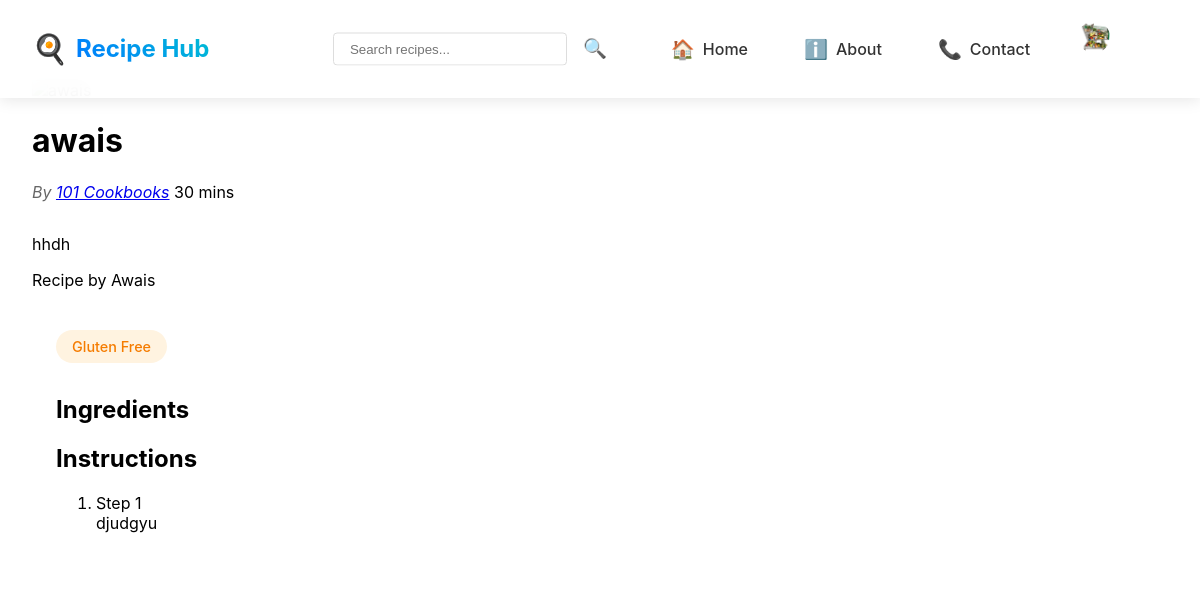
Screenshot of /recipe/10/ (signed in) with the database file from the repository.
### app/models.py (models this page shows, shortened)
class User(AbstractUser):
    profile_picture = models.ImageField(upload_to='profile_pics/', null=True, blank=True)
    role = models.ForeignKey(Role, on_delete=models.CASCADE)
    objects = CustomUserManager()
    @property
    def profile_picture_url(self):
        if self.profile_picture and hasattr(self.profile_picture, 'url'):
            return self.profile_picture.url
        return '/static/assets/image.jpg'

class Recipe(models.Model):
    title = models.CharField(max_length=100)
    source_url = models.CharField(max_length=255)
    social_rank = models.FloatField()
    image_url = models.CharField(max_length=255)
    recipe_id = models.CharField(max_length=100)
    publisher = models.ForeignKey(Publisher, on_delete=models.CASCADE)
    created_by = models.ForeignKey(User, on_delete=models.CASCADE)
    created_at = models.DateTimeField(default=timezone.now)
    updated_at = models.DateTimeField(auto_now=True)
    is_vegetarian = models.BooleanField(default=False)
    is_vegan = models.BooleanField(default=False)
    is_gluten_free = models.BooleanField(default=False)
    cooking_time = models.IntegerField(default=0)
    description = models.TextField(blank=True)
    class Meta:
        ordering = ['-created_at']

class Publisher(models.Model):
    publisher_name = models.CharField(max_length=100)
    publisher_url = models.CharField(max_length=255)

class RecipeMethod(models.Model):
    recipe = models.ForeignKey(Recipe, on_delete=models.CASCADE, related_name='methods')
    step_number = models.IntegerField()
    instruction = models.TextField()
    class Meta:
        ordering = ['step_number']

### app/views.py (the view)
# urls.py: path('recipe/<int:recipe_id>/', views.recipe_detail, name='recipe_detail'),
def recipe_detail(request, recipe_id):
    recipe = get_object_or_404(Recipe.objects.select_related('publisher', 'created_by').prefetch_related('methods'), id=recipe_id)
    methods = recipe.methods.all().order_by('step_number')
    is_admin = request.user.is_authenticated and request.user.role.role_name == 'admin'
    return render(request, 'recipe-detail.html', {
        'recipe': recipe,
        'methods': methods,
        'is_admin': is_admin
    })

### templates/recipe-detail.html (shortened to what this page needs)
{% extends 'base.html' %}
{% load static %}
{% block extra_css %}
<link rel="stylesheet" href="{% static 'css/index.css' %}">
<link rel="stylesheet" href="{% static 'css/common.css' %}">
<link rel="stylesheet" href="{% static 'css/App.css' %}">
<link rel="stylesheet" href="{% static 'css/components/NavBar.css' %}">
<link rel="stylesheet" href="{% static 'css/pages/AddRecipe.css' %}">
<link rel="stylesheet" href="{% static 'css/pages/Login.css' %}">
<link rel="stylesheet" href="{% static 'css/pages/Profile.css' %}">
<link rel="stylesheet" href="{% static 'css/pages/RecipeDetail.css' %}">
{% endblock %}
{% block content %}
<div class="recipe-detail-container">
    <div class="recipe-header">
        <div class="recipe-image">
        </div>
        <div class="recipe-info">
            <h1>{{ recipe.title }}</h1>
            <div class="recipe-meta">
                <span class="publisher">By <a href="{{ recipe.publisher.publisher_url }}" target="_blank">{{ recipe.publisher.publisher_name }}</a></span>
                <span class="cooking-time"> {{ recipe.cooking_time }} mins</span>
                <span class="social-rank"> {{ recipe.social_rank }}</span>
            </div>
            <div class="recipe-description">
                <p>{{ recipe.description }}</p>
                <p class="author">Recipe by {{ recipe.created_by.first_name|default:recipe.created_by.username }}</p>
            </div>
        </div>
    </div>
    <div class="recipe-content">
        <div class="recipe-tags">
            {% if recipe.is_gluten_free %}
            <span class="recipe-tag gluten-free">Gluten Free</span>
            {% endif %}
        </div>
        <div class="ingredients-section">
            <h2>Ingredients</h2>
        </div>
        <div class="instructions-section">
            <h2>Instructions</h2>
            <ol class="instructions-list">
                {% for method in methods %}
                <li>
                    <div class="step-number">Step {{ method.step_number }}</div>
                    <div class="step-content">{{ method.instruction }}</div>
                </li>
                {% endfor %}
            </ol>
        </div>
    </div>
</div>
{% endblock %}

### templates/base.html (shortened to what this page needs)
<!DOCTYPE html>
<html lang="en">
<head>
    {% load static %}
    <link rel="stylesheet" href="{% static 'css/index.css' %}">
    <link rel="stylesheet" href="{% static 'css/common.css' %}">
    <link rel="stylesheet" href="{% static 'css/App.css' %}">
    <link rel="stylesheet" href="{% static 'css/components/NavBar.css' %}">
    <link rel="stylesheet" href="{% static 'css/pages/AddRecipe.css' %}">
    <link rel="stylesheet" href="{% static 'css/pages/Login.css' %}">
    <link rel="stylesheet" href="{% static 'css/pages/Profile.css' %}">
    <link rel="stylesheet" href="{% static 'css/pages/RecipeDetail.css' %}">
    {% block extra_css %}{% endblock %}
</head>
<body>
    <nav class="navbar">
        <div class="nav-brand">
            <a href="{% url 'home' %}">
                <span class="brand-icon">🍳</span>
                <span class="brand-text">Recipe Hub</span>
            </a>
        </div>
        <div class="nav-links">
            <div class="search-container">
                <form action="{% url 'home' %}" method="get" class="search-form">
                    <input type="text" name="search" placeholder="Search recipes..." class="nav-search-input" value="{{ request.GET.search }}">
                    <button type="submit" class="search-toggle">
                        <span class="nav-icon">🔍</span>
                    </button>
                </form>
            </div>
            <a href="{% url 'home' %}" class="nav-link">
                <span class="nav-icon">🏠</span>
                <span>Home</span>
            </a>
            <a href="{% url 'about' %}" class="nav-link">
                <span class="nav-icon">ℹ️</span>
                <span>About</span>
            </a>
            <a href="{% url 'contact' %}" class="nav-link">
                <span class="nav-icon">📞</span>
                <span>Contact</span>
            </a>
            {% if user.is_authenticated %}
                <div class="user-profile">
                    <img src="{{ user.profile_picture_url }}" alt="Profile" class="profile-picture">
                    <span class="username">{{ user.first_name|default:user.username }}</span>
                </div>
            {% else %}
                <a href="{% url 'login' %}" class="login-button">
                    <span class="nav-icon">👤</span>
                    Login
                </a>
            {% endif %}
        </div>
    </nav>
    {% block content %}{% endblock %}
</body>
</html>

### static/css/index.css (style rules this page uses)
body { margin: 0; font-family: -apple-system, BlinkMacSystemFont, 'Segoe UI', 'Roboto', 'Oxygen', 'Ubuntu', 'Cantarell', 'Fira Sans', 'Droid Sans', 'Helvetica Neue', sans-serif; -webkit-font-smoothing: antialiased; -moz-osx-font-smoothing: grayscale; }

### static/css/App.css (style rules this page uses)
.recipe-detail-container { padding: 2rem; max-width: 1200px; margin: 0 auto; }
.recipe-meta { margin-bottom: 2rem; }
.user-profile { display: flex; justify-content: space-between; align-items: center; margin-bottom: 1.5rem; }
.profile-picture { width: 50px; height: 50px; border-radius: 50%; object-fit: cover; }
.social-rank { color: white; font-size: 0.9rem; }
.recipe-content { padding: 1rem; }
.publisher { color: #666; font-style: italic; margin: 0.5rem 0; }
.navbar { background: rgba(255, 255, 255, 0.95); backdrop-filter: blur(10px); padding: 0.8rem 2rem; display: flex; justify-content: space-between; align-items: center; position: fixed; top: 0; left: 0; right: 0; z-index: 1000; box-shadow: 0 2px 15px rgba(0,0,0,0.1); }
.nav-brand a { display: flex; align-items: center; gap: 0.5rem; text-decoration: none; }
.brand-icon { font-size: 1.8rem; }
.brand-text { font-size: 1.5rem; font-weight: 700; background: linear-gradient(45deg, #007bff, #00bcd4); -webkit-background-clip: text; -webkit-text-fill-color: transparent; }
.nav-link { display: flex; align-items: center; gap: 0.5rem; padding: 0.5rem 1rem; border-radius: 8px; transition: all 0.3s ease; }
.nav-icon { font-size: 1.2rem; }
.nav-links { display: flex; align-items: center; gap: 2rem; }
.nav-links a { color: #333; text-decoration: none; font-weight: 500; transition: color 0.2s; }
.recipes-page, .profile-page, .recipe-detail-container { padding-top: 5rem; }
.search-container { position: relative; display: flex; align-items: center; }
.search-toggle { background: none; border: none; font-size: 1.2rem; cursor: pointer; padding: 0.5rem; transition: opacity 0.2s; }
.nav-search-input { position: absolute; right: 100%; top: 50%; transform: translateY(-50%); width: 0; padding: 0.5rem; border: 1px solid #ddd; border-radius: 4px; margin-right: 0.5rem; animation: slideIn 0.3s forwards; }
.nav-links { display: flex; align-items: center; gap: 1.5rem; }
.recipe-content { padding: 1.5rem; background: white; }
.publisher { color: #666; font-style: italic; margin-bottom: 1rem; }
.search-toggle { background: none; border: none; font-size: 1.2rem; cursor: pointer; padding: 0.5rem; transition: all 0.3s ease; }
.nav-search-input { padding: 0.8rem 1.2rem; border: 2px solid #e0e0e0; border-radius: 25px; width: 250px; transition: all 0.3s ease; background: white; }

### static/css/components/NavBar.css (style rules this page uses)
.navbar { background: rgba(255, 255, 255, 0.95); backdrop-filter: blur(10px); padding: 0.8rem 2rem; display: flex; justify-content: space-between; align-items: center; position: fixed; top: 0; left: 0; right: 0; z-index: 1000; box-shadow: 0 2px 15px rgba(0,0,0,0.1); }
.nav-brand { display: flex; align-items: center; }
.nav-brand a { text-decoration: none; color: #333; font-size: 1.5rem; font-weight: bold; display: flex; align-items: center; gap: 0.5rem; }
.brand-icon { font-size: 1.8rem; }
.brand-text { background: linear-gradient(45deg, #007bff, #00bcd4); -webkit-background-clip: text; -webkit-text-fill-color: transparent; }
.nav-links { display: flex; align-items: center; gap: 1.5rem; position: relative; }
.nav-link { text-decoration: none; color: #666; display: flex; align-items: center; gap: 0.5rem; transition: color 0.3s ease; white-space: nowrap; padding: 0.5rem 1rem; border-radius: 8px; }
.nav-icon { font-size: 1.2rem; }
.search-container { position: relative; display: flex; align-items: center; margin-right: 1rem; }
.search-toggle { background: none; border: none; cursor: pointer; padding: 0.5rem; transition: opacity 0.2s; display: flex; align-items: center; justify-content: center; }
.nav-search-input { padding: 0.5rem 1rem; border: 1px solid #ddd; border-radius: 4px; width: 200px; transition: all 0.3s ease; }
.user-profile { position: relative; cursor: pointer; padding: 0.5rem; border-radius: 8px; transition: all 0.3s ease; }
.profile-picture { width: 35px; height: 35px; border-radius: 50%; object-fit: cover; margin-right: 0.5rem; }
.username { color: #333; font-weight: 500; }

### templates/recipe-detail.html (style rules this page uses)
.recipe-tags { display: flex; gap: 1rem; margin-bottom: 2rem; flex-wrap: wrap; }
.recipe-tag { padding: 0.5rem 1rem; border-radius: 20px; font-size: 0.9rem; font-weight: 500; }
.gluten-free { background: #fff3e0; color: #f57c00; }

### rows the page displays
User: profile_picture_url (picture)
Recipe: title "awais", publisher.publisher_name "101 Cookbooks", cooking_time "30", description "hhdh", created_by.first_name "Awais"
RecipeMethod: step_number "1", instruction "djudgyu"
